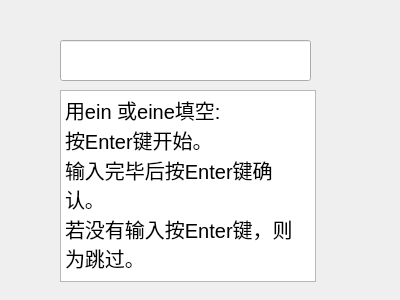
<?xml version="1.0" encoding="UTF-8"?>
<ui version="4.0">
 <class>Widget</class>
 <widget class="QWidget" name="Widget">
  <property name="geometry">
   <rect>
    <x>0</x>
    <y>0</y>
    <width>400</width>
    <height>300</height>
   </rect>
  </property>
  <property name="windowTitle">
   <string>Widget</string>
  </property>
  <widget class="QTextBrowser" name="textBrowser">
   <property name="geometry">
    <rect>
     <x>60</x>
     <y>90</y>
     <width>256</width>
     <height>192</height>
    </rect>
   </property>
   <property name="font">
    <font>
     <pointsize>15</pointsize>
    </font>
   </property>
   <property name="html">
    <string>&lt;!DOCTYPE HTML PUBLIC &quot;-//W3C//DTD HTML 4.0//EN&quot; &quot;http://www.w3.org/TR/REC-html40/strict.dtd&quot;&gt;
&lt;html&gt;&lt;head&gt;&lt;meta name=&quot;qrichtext&quot; content=&quot;1&quot; /&gt;&lt;style type=&quot;text/css&quot;&gt;
p, li { white-space: pre-wrap; }
&lt;/style&gt;&lt;/head&gt;&lt;body style=&quot; font-family:'SimSun'; font-size:15pt; font-weight:400; font-style:normal;&quot;&gt;
&lt;p style=&quot; margin-top:0px; margin-bottom:0px; margin-left:0px; margin-right:0px; -qt-block-indent:0; text-indent:0px;&quot;&gt;用ein 或eine填空:&lt;/p&gt;
&lt;p style=&quot; margin-top:0px; margin-bottom:0px; margin-left:0px; margin-right:0px; -qt-block-indent:0; text-indent:0px;&quot;&gt;按Enter键开始。&lt;/p&gt;
&lt;p style=&quot; margin-top:0px; margin-bottom:0px; margin-left:0px; margin-right:0px; -qt-block-indent:0; text-indent:0px;&quot;&gt;输入完毕后按Enter键确认。&lt;/p&gt;
&lt;p style=&quot; margin-top:0px; margin-bottom:0px; margin-left:0px; margin-right:0px; -qt-block-indent:0; text-indent:0px;&quot;&gt;若没有输入按Enter键，则为跳过。&lt;/p&gt;&lt;/body&gt;&lt;/html&gt;</string>
   </property>
  </widget>
  <widget class="QLineEdit" name="lineEdit">
   <property name="geometry">
    <rect>
     <x>60</x>
     <y>40</y>
     <width>251</width>
     <height>41</height>
    </rect>
   </property>
   <property name="font">
    <font>
     <pointsize>15</pointsize>
    </font>
   </property>
  </widget>
 </widget>
 <layoutdefault spacing="6" margin="11"/>
 <resources/>
 <connections/>
</ui>
